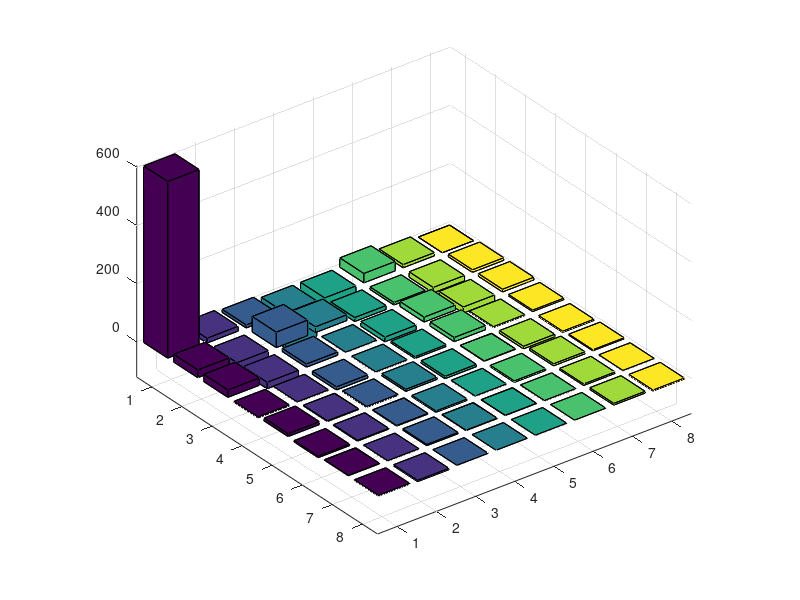
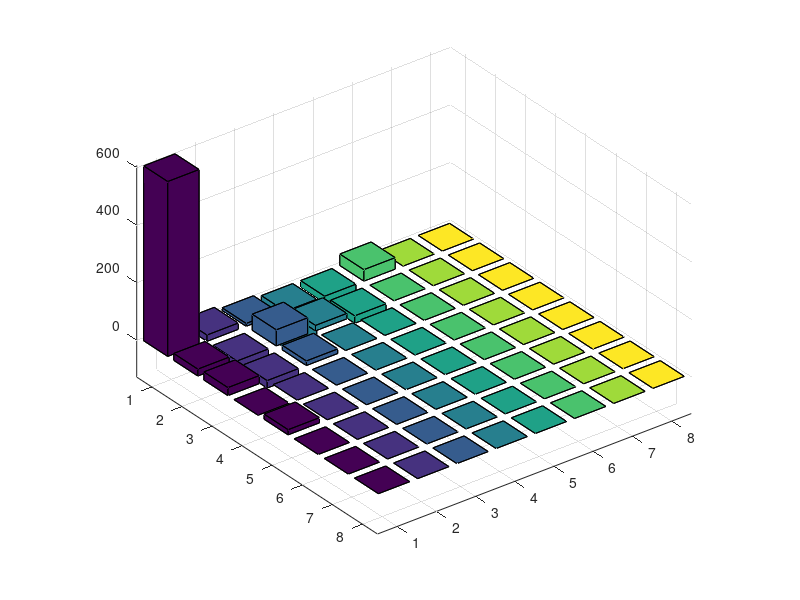

Write MATLAB code to recreate these figures, in order. (Note: this script raises an error after producing the figures.)
close all
clc

%part a
%Read lena.mat in and extract its size
load("Lena.mat");

%extract the 8 by 8 pixel region of image randomly
ebe = Lena(216:223, 216:223)

%perform the dct and inverse dct
dctt = dct2(ebe);
figure()
bar3(dctt)

%perform the inverse 2-D DCT Operation
%display it and comment it in report
invdct = idct2(dctt)

%part b
%read in the quantization matrix
load("M.mat");

%for research purpose, I also create a matrix for 10% quality factor
MM = [80 60 50 80 120 200 255 255;
      55 60 70 95 130 255 255 255;
      70 65 80 120 200 255 255 255;
      70 85 110 145 255 255 255 255;
      90 110 185 255 255 255 255 255;
      120 175 255 255 255 255 255 255;
      245 255 255 255 255 255 255 255;
      255 255 255 255 255 255 255 255;]

%Quantize the DCT coefficient using M matrix
%dividing the matrix of DCT matrix by M
buffer = dctt./M;

%rounding the result to the nearest integer
buffer = round(buffer);

%multiply the M to "undo" the quantization
buffer = buffer.*M;
figure()
bar3(buffer);

%Perform inverse DCT
%print the output and comment the result in report
ebe
invdct = idct2(buffer)

%Part C
%repeat part B, but perform on evey 8 by 8 pixels in Lena.mat
% Q50
fun = @dct2;
J = blkproc(Lena, [8 8], fun);
fun = @(J)J./M;
J = blkproc(J, [8 8], fun);
fun = @(J)round(J);
J = blkproc(J, [8 8], fun);
percentageZero50 = sum(J(:)==0)/(512*512);
fun = @(J)J.*M;
J = blkproc(J, [8 8], fun);
fun = @idct2;
J = blkproc(J, [8 8], fun);
ssim50 = ssim(Lena, J);
corelation50 = corr2(Lena, J);
MSE50 = immse(Lena, J);
figure(3)
imshow(uint8(J))
imwrite(uint8(J), 'compress50.png');
imwrite(uint8(J), 'compress50.jpg');
imwrite(uint8(J), 'compress50.tif');
figure(4)
imshow(uint8(Lena))
imwrite(uint8(Lena), 'uncompress.png');
imwrite(uint8(Lena), 'uncompress.jpg');
imwrite(uint8(Lena), 'uncompress.tif');

%Q10
fun = @dct2;
J = blkproc(Lena, [8 8], fun);
fun = @(J)J./MM;
J = blkproc(J, [8 8], fun);
fun = @(J)round(J);
J = blkproc(J, [8 8], fun);
percentageZero10 = sum(J(:)==0)/(512*512);
fun = @(J)J.*MM;
J = blkproc(J, [8 8], fun);
fun = @idct2;
J = blkproc(J, [8 8], fun);
ssim10 = ssim(Lena, J);
corelation10 = corr2(Lena, J);
MSE10 = immse(Lena, J);
figure(5)
imshow(uint8(J))
imwrite(uint8(J), 'compress10.png');
imwrite(uint8(J), 'compress10.jpg');
imwrite(uint8(J), 'compress10.tif');